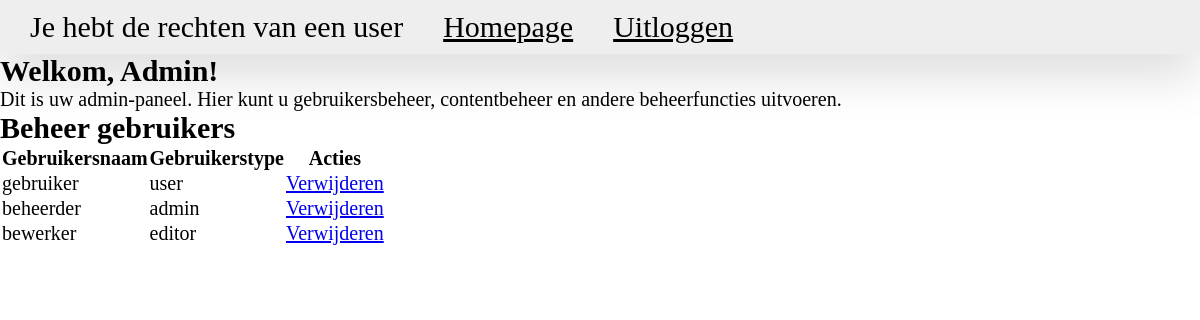
Before: /Public/admin.php (signed in) with the older database file.
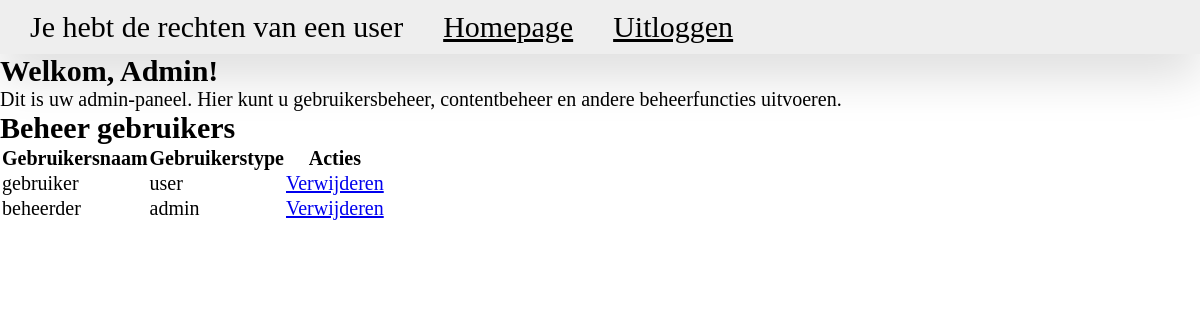
After: the same page with the newer database file.
### tables this page shows
CREATE TABLE users (id INTEGER PRIMARY KEY, username TEXT NOT NULL, password TEXT NOT NULL, user_type TEXT NOT NULL, image BLOB);

### Private/functions.php (called while the page is built, shortened)
<?php
function get_all_users(){
    global $db;
    $stmt = $db->prepare('SELECT * FROM users');
    $result = $stmt->execute();
    $users = array();
    while($row = $result->fetchArray(SQLITE3_ASSOC)) {
        $users[] = $row;
    }
    return $users;
}
?>

### Public/admin.php (the view, shortened to what this page needs)
<?php
require_once('../Private/functions.php');
class AdminPanel {
  private $users;
  function __construct() {
    $this->users = $this->get_all_users();
  }
  function get_all_users() {
    return get_all_users();
  }
  function render_header() {
    echo '
      <header class="header">
        <nav class="header__nav">
          <ul class="header__ul">
            <li class="header__listItem">
              <p class="listItem__p">Je hebt de rechten van een ' . $_SESSION['user_type'] . '</p>
            </li>
            <li class="header__listItem">
              <a class="listItem__link" href="home.php">Homepage</a>
            </li>
            <li class="header__listItem">
              <a class="listItem__link" href="uitloggen.php">Uitloggen</a>
            </li>
          </ul>
        </nav>
      </header>
    ';
  }
  function render_main_content() {
    echo '
      <div class="main-content">
        <h2 class="admin-h2">Welkom, Admin!</h2>
        <p class="">Dit is uw admin-paneel. Hier kunt u gebruikersbeheer, contentbeheer en andere beheerfuncties uitvoeren.</p>
      </div>
      <div class="main-content">
        <h2>Beheer gebruikers</h2>
        <table>
          <thead>
            <tr>
              <th>Gebruikersnaam</th>
              <th>Gebruikerstype</th>
              <th>Acties</th>
            </tr>
          </thead>
          <tbody>';
    foreach ($this->users as $user) {
      echo '<tr>';
      echo '<td>' . $user['username'] . '</td>';
      echo '<td>' . $user['user_type'] . '</td>';
      echo '<td><a href="delete_user.php?id=' . $user['id'] . '">Verwijderen</a></td>';
      echo '</tr>';
    }
    echo '
          </tbody>
        </table>
      </div>
    ';
  }
  function render() {
    echo '
      <!DOCTYPE html>
      <html lang="en">
      <head>
        <meta charset="UTF-8">
        <meta http-equiv="X-UA-Compatible" content="IE=edge">
        <meta name="viewport" content="width=device-width, initial-scale=1.0">
        <title>Admin panel</title>
        <link rel="stylesheet" href="styles/style.css">
      </head>
      <body>';
    $this->render_header();
    $this->render_main_content();
    echo '
      </body>
      </html>
    ';
  }
}
$admin_panel = new AdminPanel();
$admin_panel->render();

### Public/styles/style.css (style rules this page uses)
* { margin: 0; padding: 0; box-sizing: border-box; }
html { font-size: 62.5%; }
.header { width: 100%; margin: auto; background: #EEEEEE; box-shadow: 0 2rem 5rem rgba(0, 0, 0, 0.15); font-size: 3rem; }
.header__nav { width: 100%; display: flex; justify-content: space-between; align-items: center; padding: 0rem 2rem; }
.header__ul { display: flex; align-items: center; justify-content: center; gap: 2rem; }
.header__listItem { padding: 1rem; border-radius: 2rem; list-style: none; }
.listItem__link { color: black; }
.main-content { font-size: 2rem; }

Changed rows visible on the page:
removed users: username "bewerker", user_type "editor"
